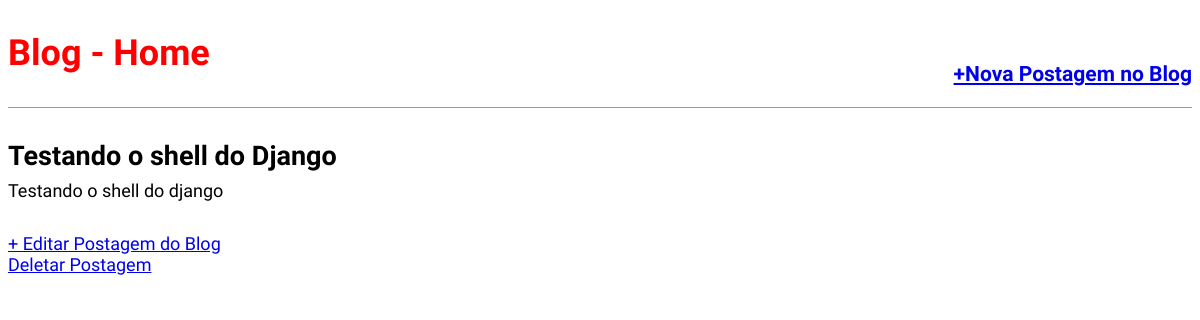
The app's page /post/4/, older data.
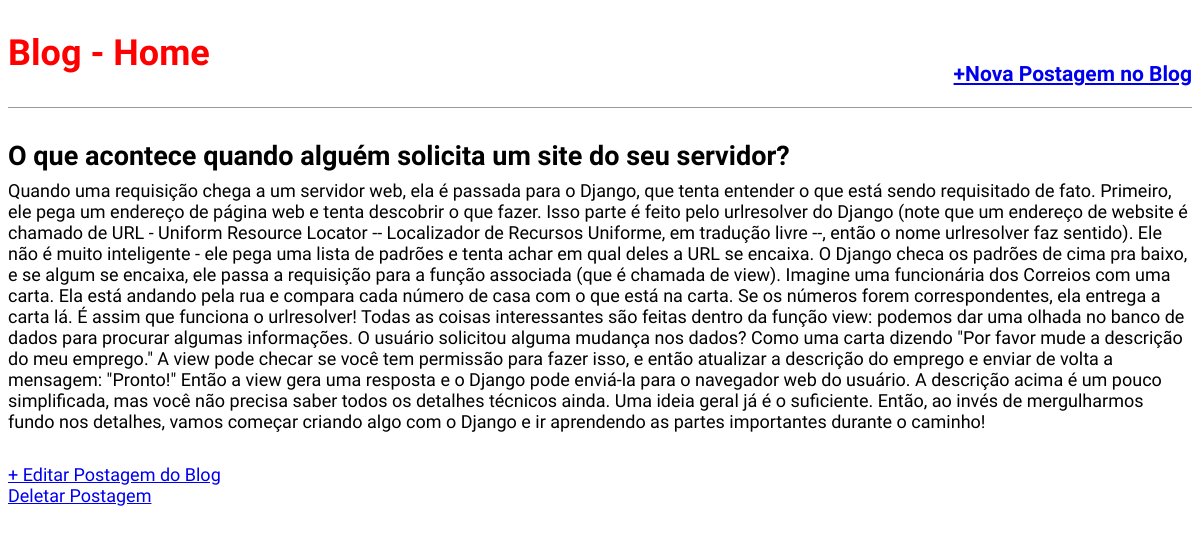
The same page, newer data.
### blog/models.py (models this page shows, shortened)
class Post(models.Model):
	STATUS = (
		('draft', 'Draft'),
		('published', 'Published'),
	)
	title = models.CharField(max_length=250)
	slug  = models.SlugField(max_length=250)
	auth  = models.ForeignKey(User,
							on_delete=models.CASCADE)
	content   = models.TextField()
	published = models.DateTimeField(default=timezone.now)
	created   = models.DateTimeField(auto_now_add=True)
	changed   = models.DateTimeField(auto_now=True)
	status    = models.CharField(max_length=10,
								choices=STATUS,
								default='draft')
	objects   = models.Manager()
	publicado = PublishedManager()
	def get_absolute_url_update(self):
		return reverse('post_edit',args=[self.pk])
	def get_absolute_url_delete(self):
		return reverse('post_delete',args=[self.pk])
	class Meta:
		ordering = ('-published',)

### blog/views.py (the view)
# urls.py: path('post/<int:pk>/', views.BlogDetailView.as_view(),name='post_detail'),
class BlogDetailView(DetailView):
	model = Post
	template_name = 'blog/post_detail.html'

### blog/templates/blog/post_detail.html (shortened to what this page needs)
{% extends 'base.html' %}
{% block content %}
	<div class="post-entry">
		<h2> {{object.title}} </h2>
		<p> {{object.content}} </p>
	</div>
	<a href="{{object.get_absolute_url_update}}">+ Editar Postagem do Blog</a></br>
	<a href="{{object.get_absolute_url_delete}}">Deletar Postagem</a>
{% endblock content %}

### templates/base.html (shortened to what this page needs)
{% load static %}
<!DOCTYPE html>
<html>
<head>
	<link rel="stylesheet" href="{% static 'css/style.css' %}">
</head>
<body>
	<header>
		<div class="nav-left">
			<h1><a href="/">Blog - Home</a></h1>
		</div>
		<div class="nav-right">
			<h3><a href="{% url 'post_new' %}">+Nova Postagem no Blog</a></h3>
		</div>
	</header>
	<div class="container">
		{% block content %}
		{% endblock content %}
	</div>
</body>
</html>

### statics/css/style.css (style rules this page uses)
body { font-family: 'Source Sans Pro', sans-serif; font-size: 18px; }
header { border-bottom: 1px solid #999; margin-bottom: 2rem; display: flex; }
header h1 a { color:red; text-decoration: none; }
.nav-left { margin-right: auto; }
.nav-right { display: flex; padding-top: 2rem; }
.post-entry { margin-bottom: 2rem; }
.post-entry h2 { margin: 0.5rem 0; }
.post-entry p { margin: 0; font-weight: 400; }

Row changes from the older to the newer data that the page shows:
changed Post: title "Testando o shell do Django" → "O que acontece quando alguém solicita um site do seu servidor?"; content "Testando o shell do django" → "Quando uma requisição chega a um servidor web, ela é passada para o Django, que tenta entender o que está sendo requisitado de fato. Primeiro, ele pega um endereço de página web e tenta descobrir o que fazer. Isso parte é feito pelo urlresolver do Django (note que um endereço de website é chamado de URL - Uniform Resource Locator -- Localizador de Recursos Uniforme, em tradução livre --, então o nome urlresolver faz sentido). Ele não é muito inteligente - ele pega uma lista de padrões e tenta achar em qual deles a URL se encaixa. O Django checa os padrões de cima pra baixo, e se algum se encaixa, ele passa a requisição para a função associada (que é chamada de view). Imagine uma funcionária…"
